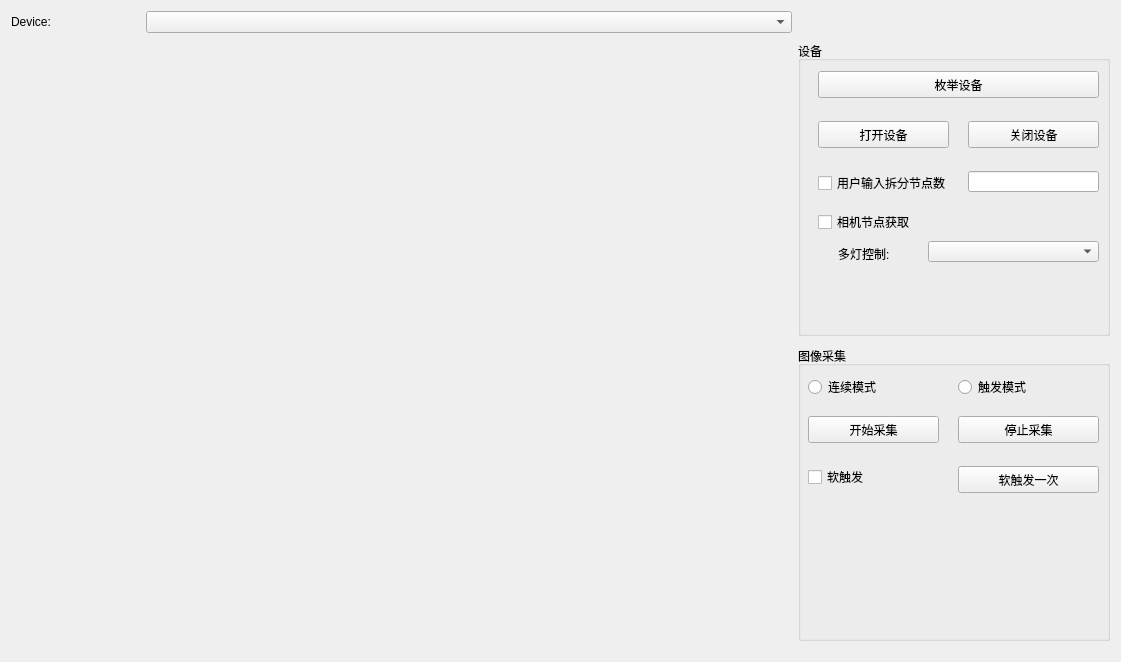
<?xml version="1.0" encoding="UTF-8"?>
<ui version="4.0">
 <class>MultiLightCtrlDemo</class>
 <widget class="QMainWindow" name="MultiLightCtrlDemo">
  <property name="geometry">
   <rect>
    <x>0</x>
    <y>0</y>
    <width>1121</width>
    <height>662</height>
   </rect>
  </property>
  <property name="windowTitle">
   <string>MultiLightCtrlDemo</string>
  </property>
  <widget class="QWidget" name="centralWidget">
   <layout class="QHBoxLayout" name="horizontalLayout" stretch="5,2">
    <item>
     <layout class="QVBoxLayout" name="verticalLayout" stretch="1,10">
      <item>
       <layout class="QGridLayout" name="gridLayout" columnstretch="1,5">
        <item row="0" column="0">
         <widget class="QLabel" name="label_2">
          <property name="text">
           <string>Device:</string>
          </property>
         </widget>
        </item>
        <item row="0" column="1">
         <widget class="QComboBox" name="DevicecomboBox"/>
        </item>
       </layout>
      </item>
      <item>
       <layout class="QGridLayout" name="gridLayout_2" rowstretch="1,1" columnstretch="1,1">
        <item row="0" column="0">
         <widget class="QWidget" name="Display1widget" native="true"/>
        </item>
        <item row="0" column="1">
         <widget class="QWidget" name="Display2widget" native="true"/>
        </item>
        <item row="1" column="0">
         <widget class="QWidget" name="Display3widget" native="true"/>
        </item>
        <item row="1" column="1">
         <widget class="QWidget" name="Display4widget" native="true"/>
        </item>
       </layout>
      </item>
     </layout>
    </item>
    <item>
     <layout class="QVBoxLayout" name="verticalLayout_2" stretch="5,5">
      <property name="spacing">
       <number>10</number>
      </property>
      <property name="topMargin">
       <number>30</number>
      </property>
      <property name="bottomMargin">
       <number>10</number>
      </property>
      <item>
       <widget class="QGroupBox" name="groupBox">
        <property name="title">
         <string>设备</string>
        </property>
        <widget class="QPushButton" name="EnumDeviceButton">
         <property name="geometry">
          <rect>
           <x>20</x>
           <y>30</y>
           <width>281</width>
           <height>27</height>
          </rect>
         </property>
         <property name="text">
          <string>枚举设备</string>
         </property>
        </widget>
        <widget class="QPushButton" name="OpenButton">
         <property name="geometry">
          <rect>
           <x>20</x>
           <y>80</y>
           <width>131</width>
           <height>27</height>
          </rect>
         </property>
         <property name="text">
          <string>打开设备</string>
         </property>
        </widget>
        <widget class="QPushButton" name="CloseButton">
         <property name="geometry">
          <rect>
           <x>170</x>
           <y>80</y>
           <width>131</width>
           <height>27</height>
          </rect>
         </property>
         <property name="text">
          <string>关闭设备</string>
         </property>
        </widget>
        <widget class="QComboBox" name="MultiLightcomboBox">
         <property name="geometry">
          <rect>
           <x>130</x>
           <y>200</y>
           <width>171</width>
           <height>21</height>
          </rect>
         </property>
        </widget>
        <widget class="QLabel" name="label_3">
         <property name="geometry">
          <rect>
           <x>40</x>
           <y>204</y>
           <width>61</width>
           <height>17</height>
          </rect>
         </property>
         <property name="text">
          <string>多灯控制:</string>
         </property>
        </widget>
        <widget class="QCheckBox" name="chkUserInput">
         <property name="geometry">
          <rect>
           <x>20</x>
           <y>131</y>
           <width>141</width>
           <height>22</height>
          </rect>
         </property>
         <property name="text">
          <string>用户输入拆分节点数</string>
         </property>
        </widget>
        <widget class="QCheckBox" name="chkCamNode">
         <property name="geometry">
          <rect>
           <x>20</x>
           <y>170</y>
           <width>111</width>
           <height>22</height>
          </rect>
         </property>
         <property name="text">
          <string>相机节点获取</string>
         </property>
        </widget>
        <widget class="QLineEdit" name="txtUserInput">
         <property name="geometry">
          <rect>
           <x>170</x>
           <y>130</y>
           <width>131</width>
           <height>21</height>
          </rect>
         </property>
        </widget>
       </widget>
      </item>
      <item>
       <widget class="QGroupBox" name="groupBox_3">
        <property name="title">
         <string>图像采集</string>
        </property>
        <widget class="QPushButton" name="StartButton">
         <property name="geometry">
          <rect>
           <x>10</x>
           <y>70</y>
           <width>131</width>
           <height>27</height>
          </rect>
         </property>
         <property name="text">
          <string>开始采集</string>
         </property>
        </widget>
        <widget class="QPushButton" name="StopButton">
         <property name="geometry">
          <rect>
           <x>160</x>
           <y>70</y>
           <width>141</width>
           <height>27</height>
          </rect>
         </property>
         <property name="text">
          <string>停止采集</string>
         </property>
        </widget>
        <widget class="QRadioButton" name="ContinusRadioButton">
         <property name="geometry">
          <rect>
           <x>10</x>
           <y>30</y>
           <width>151</width>
           <height>22</height>
          </rect>
         </property>
         <property name="text">
          <string>连续模式</string>
         </property>
        </widget>
        <widget class="QRadioButton" name="TriggerRadioButton">
         <property name="geometry">
          <rect>
           <x>160</x>
           <y>30</y>
           <width>131</width>
           <height>22</height>
          </rect>
         </property>
         <property name="text">
          <string>触发模式</string>
         </property>
        </widget>
        <widget class="QCheckBox" name="SoftwareCheckBox">
         <property name="geometry">
          <rect>
           <x>10</x>
           <y>120</y>
           <width>161</width>
           <height>22</height>
          </rect>
         </property>
         <property name="text">
          <string>软触发</string>
         </property>
        </widget>
        <widget class="QPushButton" name="SoftwareButton">
         <property name="geometry">
          <rect>
           <x>160</x>
           <y>120</y>
           <width>141</width>
           <height>27</height>
          </rect>
         </property>
         <property name="text">
          <string>软触发一次</string>
         </property>
        </widget>
       </widget>
      </item>
     </layout>
    </item>
   </layout>
  </widget>
 </widget>
 <layoutdefault spacing="6" margin="11"/>
 <resources/>
 <connections/>
</ui>
